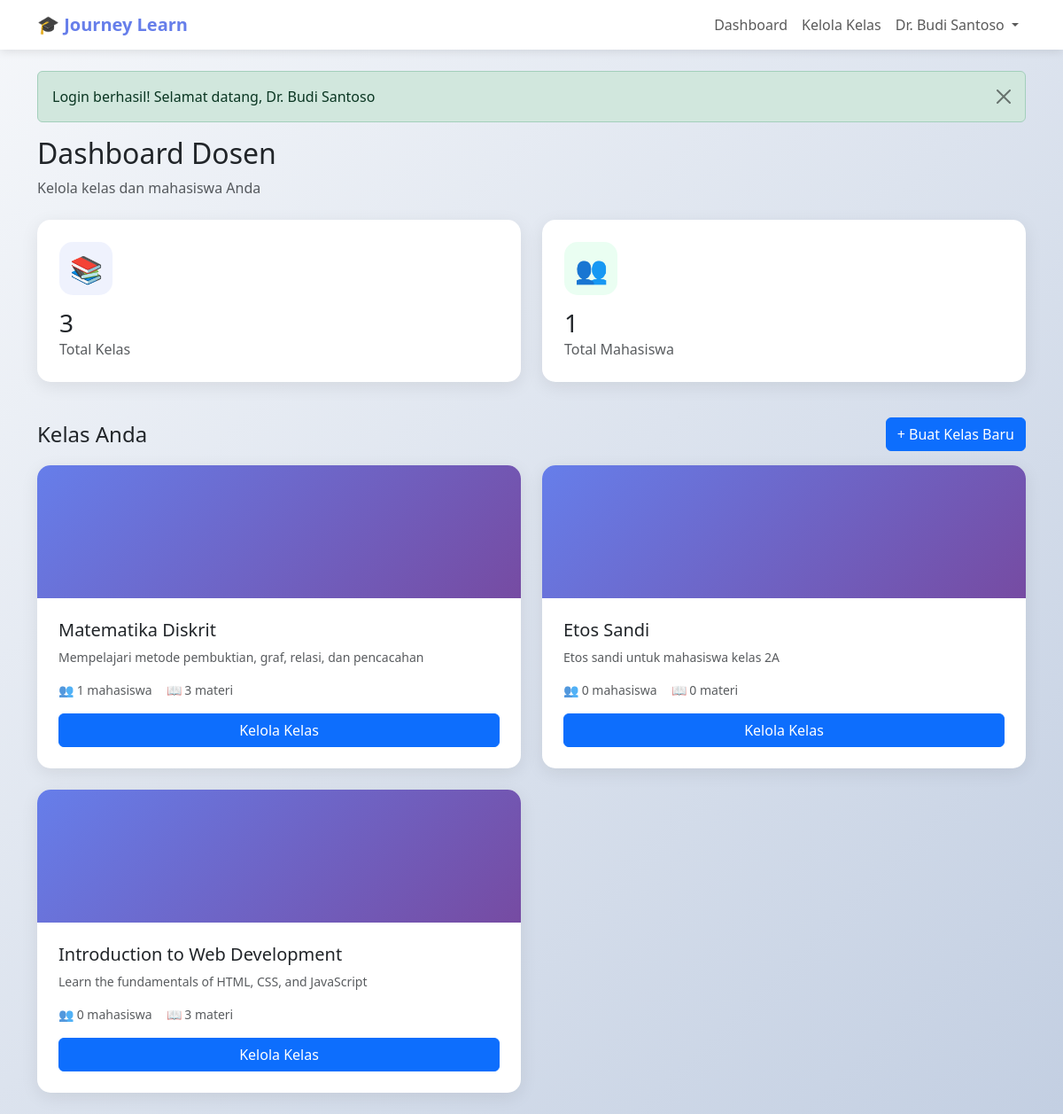
/dashboard.php (signed in), run on the app's committed database.
### tables this page shows
CREATE TABLE `kelas` (
  `id` int(11) NOT NULL,
  `nama_kelas` varchar(150) NOT NULL,
  `deskripsi` text DEFAULT NULL,
  `dosen_id` int(11) NOT NULL,
  `kategori` varchar(50) DEFAULT NULL,
  `thumbnail` varchar(255) DEFAULT 'default-class.jpg',
  `total_courses` int(11) DEFAULT 0,
  `tanggal_dibuat` timestamp NOT NULL DEFAULT current_timestamp()
);

### dashboard.php (the view, shortened to what this page needs)
<?php
require_once 'config.php';
$user_id = $_SESSION['user_id'];
$role = $_SESSION['role'];
$nama = $_SESSION['nama'];
if ($role == 'dosen') {
    $query = "SELECT COUNT(*) as total FROM kelas WHERE dosen_id = ?";
    $stmt = $conn->prepare($query);
    $stmt->bind_param("i", $user_id);
    $stmt->execute();
    $result = $stmt->get_result();
    $total_kelas = $result->fetch_assoc()['total'];
    $query = "SELECT COUNT(DISTINCT e.user_id) as total
              FROM enrollment e
              JOIN kelas k ON e.kelas_id = k.id
              WHERE k.dosen_id = ?";
    $stmt = $conn->prepare($query);
    $stmt->bind_param("i", $user_id);
    $stmt->execute();
    $result = $stmt->get_result();
    $total_mahasiswa = $result->fetch_assoc()['total'];
    $query = "SELECT k.*,
              (SELECT COUNT(*) FROM enrollment WHERE kelas_id = k.id) as total_mahasiswa,
              (SELECT COUNT(*) FROM materi WHERE kelas_id = k.id) as total_materi
              FROM kelas k
              WHERE k.dosen_id = ?
              ORDER BY k.tanggal_dibuat DESC";
    $stmt = $conn->prepare($query);
    $stmt->bind_param("i", $user_id);
    $stmt->execute();
    $kelas_dosen = $stmt->get_result();
}
?>
<!DOCTYPE html>
<html lang="id">
<head>
    <link href="https://cdn.jsdelivr.net/npm/bootstrap@5.3.0/dist/css/bootstrap.min.css" rel="stylesheet">
</head>
<body>
    <nav class="navbar navbar-expand-lg navbar-light">
        <div class="container">
            <a class="navbar-brand" href="dashboard.php">
                🎓 Journey Learn
            </a>
            <div class="collapse navbar-collapse" id="navbarNav">
                <ul class="navbar-nav ms-auto">
                    <li class="nav-item">
                        <a class="nav-link" href="dashboard.php">Dashboard</a>
                    </li>
                    <?php if ($role == 'dosen'): ?>
                        <li class="nav-item">
                            <a class="nav-link" href="kelola-kelas.php">Kelola Kelas</a>
                        </li>
                    <?php endif; ?>
                    <li class="nav-item dropdown">
                        <a class="nav-link dropdown-toggle" href="#" id="navbarDropdown" role="button"
                            data-bs-toggle="dropdown">
                            <?= htmlspecialchars($nama) ?>
                        </a>
                    </li>
                </ul>
            </div>
        </div>
    </nav>
    <div class="container mt-4">
        <?php if ($role == 'dosen'): ?>
            <div class="mb-4">
                <h2>Dashboard Dosen</h2>
                <p class="text-muted">Kelola kelas dan mahasiswa Anda</p>
            </div>
            <div class="row mb-4">
                <div class="col-md-6 mb-3">
                    <div class="stat-card">
                        <div class="stat-icon" style="background: rgba(102, 126, 234, 0.1);">📚</div>
                        <h3 class="mb-0"><?= $total_kelas ?></h3>
                        <p class="text-muted mb-0">Total Kelas</p>
                    </div>
                </div>
                <div class="col-md-6 mb-3">
                    <div class="stat-card">
                        <div class="stat-icon" style="background: rgba(56, 239, 125, 0.1);">👥</div>
                        <h3 class="mb-0"><?= $total_mahasiswa ?></h3>
                        <p class="text-muted mb-0">Total Mahasiswa</p>
                    </div>
                </div>
            </div>
            <div class="d-flex justify-content-between align-items-center mb-3">
                <h4 class="mb-0">Kelas Anda</h4>
                <a href="tambah-kelas.php" class="btn btn-primary">+ Buat Kelas Baru</a>
            </div>
            <div class="row">
                <?php if ($kelas_dosen->num_rows > 0): ?>
                    <?php while ($kelas = $kelas_dosen->fetch_assoc()): ?>
                        <div class="col-md-6 mb-4">
                            <div class="class-card">
                                <div class="class-card-header">
                                </div>
                                <div class="p-4">
                                    <h5 class="mb-2"><?= htmlspecialchars($kelas['nama_kelas']) ?></h5>
                                    <p class="text-muted small mb-3"><?= htmlspecialchars($kelas['deskripsi']) ?></p>
                                    <div class="d-flex gap-3 mb-3">
                                        <small class="text-muted">👥 <?= $kelas['total_mahasiswa'] ?> mahasiswa</small>
                                        <small class="text-muted">📖 <?= $kelas['total_materi'] ?> materi</small>
                                    </div>
                                    <a href="kelola-materi.php?kelas_id=<?= $kelas['id'] ?>" class="btn btn-primary w-100">
                                        Kelola Kelas
                                    </a>
                                </div>
                            </div>
                        </div>
                    <?php endwhile; ?>
                <?php endif; ?>
            </div>
        <?php endif; ?>
    </div>
</body>
</html>

### dashboard.php (style rules this page uses)
:root { --primary: #667eea; --secondary: #764ba2; }
body { background: linear-gradient(135deg, #f5f7fa 0%, #c3cfe2 100%); min-height: 100vh; }
.navbar { background: white !important; box-shadow: 0 2px 10px rgba(0, 0, 0, 0.1); }
.navbar-brand { font-weight: 700; color: var(--primary) !important; }
.stat-card { background: white; border-radius: 15px; padding: 25px; box-shadow: 0 5px 20px rgba(0, 0, 0, 0.08); transition: transform 0.3s; }
.stat-icon { width: 60px; height: 60px; border-radius: 15px; display: flex; align-items: center; justify-content: center; font-size: 30px; margin-bottom: 15px; }
.class-card { background: white; border-radius: 15px; overflow: hidden; box-shadow: 0 5px 20px rgba(0, 0, 0, 0.08); transition: transform 0.3s; height: 100%; }
.class-card-header { height: 150px; background: linear-gradient(135deg, var(--primary) 0%, var(--secondary) 100%); position: relative; overflow: hidden; }

### data on the page
kelas: nama_kelas "Matematika Diskrit", deskripsi "Mempelajari metode pembuktian, graf, relasi, dan pencacahan", total_mahasiswa "1", total_materi "3"
kelas: nama_kelas "Etos Sandi", deskripsi "Etos sandi untuk mahasiswa kelas 2A", total_mahasiswa "0", total_materi "0"
kelas: nama_kelas "Introduction to Web Development", deskripsi "Learn the fundamentals of HTML, CSS, and JavaScript", total_mahasiswa "0", total_materi "3"

### other printed values
$nama "Dr. Budi Santoso"
$alert['message'] "Login berhasil! Selamat datang, Dr. Budi Santoso"
$total_kelas "3"
$total_mahasiswa "1"
